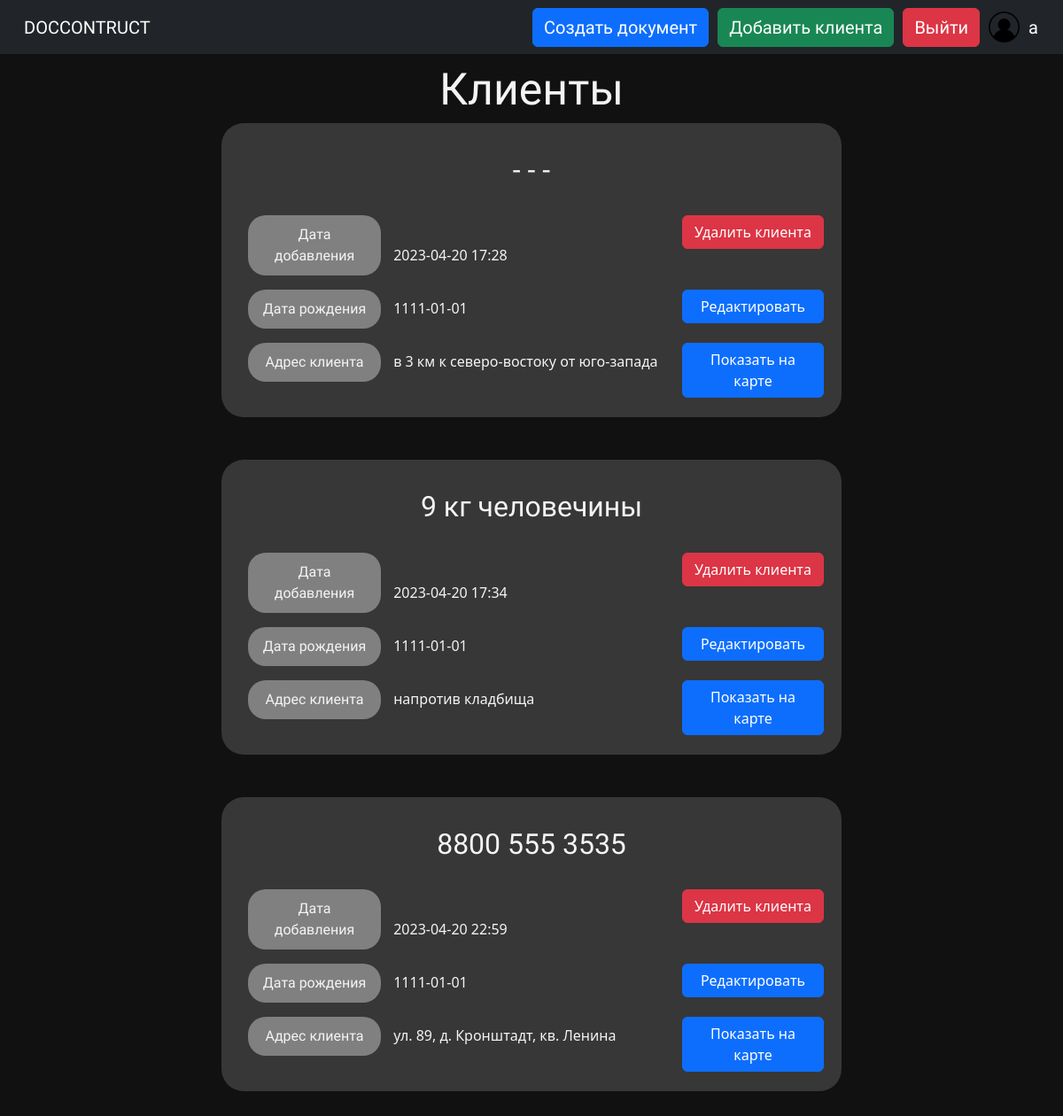
The page /clients (signed in) on the database its author committed.
### data/user.py (models this page shows, shortened)
class User(SqlAlchemyBase, UserMixin):
    __tablename__ = "users"
    id = sqlalchemy.Column(sqlalchemy.Integer, primary_key=True, autoincrement=True)
    name = sqlalchemy.Column(sqlalchemy.String, nullable=True)
    email = sqlalchemy.Column(sqlalchemy.String, index=True, unique=True, nullable=True)
    hashed_password = sqlalchemy.Column(sqlalchemy.String, nullable=True)
    created_date = sqlalchemy.Column(sqlalchemy.DateTime, default=datetime.datetime.now)
    clients = orm.relationship("Client", back_populates="user")

### data/client.py (models this page shows, shortened)
class Client(SqlAlchemyBase):
    __tablename__ = "clients"
    id = sqlalchemy.Column(sqlalchemy.Integer, primary_key=True, autoincrement=True)
    surname = sqlalchemy.Column(sqlalchemy.String, nullable=True)
    name = sqlalchemy.Column(sqlalchemy.String, nullable=True)
    patronymic = sqlalchemy.Column(sqlalchemy.String, nullable=True)
    address = sqlalchemy.Column(sqlalchemy.String, nullable=True)
    birth_date = sqlalchemy.Column(sqlalchemy.DateTime, nullable=True)
    created_date = sqlalchemy.Column(sqlalchemy.DateTime, default=datetime.datetime.now)
    user_id = sqlalchemy.Column(sqlalchemy.Integer, sqlalchemy.ForeignKey("users.id"))
    user = orm.relationship("User")

### main.py (the view)
@app.route("/clients", methods=["GET", "POST"])
@login_required
def clients():
    if request.method == "POST":
        return redirect(f"""/new_document/{request.form.get("document_id")}/{request.form.get("client_id")}""")
    new_session = db_session.create_session()
    user_clients = new_session.query(Client).filter((Client.user == current_user))
    return render_template("clients.html", title="Клиенты", clients=user_clients, user=current_user)

### data/db_session.py (called while the page is built)
def create_session() -> Session:
    global __factory
    return __factory()

### main.py (called while the page is built)
@login_manager.user_loader
def load_user(user_id):
    new_session = db_session.create_session()
    return new_session.query(User).get(user_id)

### templates/clients.html
{% extends "header.html" %}
{% block head %}
<link rel="stylesheet" type="text/css" href="{{ url_for('static', filename='css/clients.css') }}">
{% endblock %}
{% block content %}
<h1 style="
text-align: center;
font-family: 'Oswald', sans-serif !important;
font-size: 50px;
margin-top: 10px">Клиенты</h1>
{% for client in clients %}
<div class="client-info">
    <br>
    <h2 style="text-align: center; margin-top: 10px; font-family: 'Oswald', sans-serif !important;">
        {{ client.surname }} {{ client.name }} {{ client.patronymic }}
    </h2>
    <br>
        <div><p class="text">Дата добавления</p> {{ client.created_date.strftime('%Y-%m-%d %H:%M') }} <a style='float: right; margin-right: 20px; width: 160px' class="btn btn-danger" href="/remove_client/{{ client.id }}">Удалить клиента</a></div>
        <div><p class="text">Дата рождения</p> {{ client.birth_date.strftime('%Y-%m-%d') }} <a class="btn btn-primary" style='float: right; margin-right: 20px; width: 160px' href="/edit_client/{{ client.id }}">Редактировать</a></div>
        <div><p class="text">Адрес клиента</p> {{ client.address }} <a class="btn btn-primary" style='float: right; margin-right: 20px; width: 160px' href="/edit_client/{{ client.id }}">Показать на карте</a></div>
    <br>
</div>
<br>
<br>
{% endfor %}
{% endblock %}

### templates/header.html (shortened to what this page needs)
<!doctype html>
<html lang="en">
<head>
    <link href="https://cdn.jsdelivr.net/npm/bootstrap@5.3.0-alpha1/dist/css/bootstrap.min.css" rel="stylesheet">
    <link rel="stylesheet" type="text/css" href="{{ url_for('static',filename='css/header.css') }}">
    {% block head %}
    {% endblock %}
</head>
<body>
<header>
    <nav class="navbar navbar-dark bg-dark">
        <div class="container-fluid">
            <a class="navbar-brand" href="/" style="align: center; margin-left: 15px">
            DOCCONTRUCT
            </a>
            {% if user.is_authenticated %}
            <a class="btn btn-primary ms-auto" type="button" style="margin-right: 10px; font-family: 'Oswald', sans-serif !important; font-size: 20px;" href="/create_document">Создать документ</a>
            <a class="btn btn-success" type="button" style="margin-right: 10px; font-family: 'Oswald', sans-serif !important; font-size: 20px;" href="/add_client">Добавить клиента</a>
            <a class="btn btn-danger" type="button" style="margin-right: 10px; font-family: 'Oswald', sans-serif !important; font-size: 20px;" href="/logout">Выйти</a>
            {% endif %}
            <a class="navbar-brand" href="/clients">
              <img src="{{ url_for('static',filename='img/user-icon.png') }}" alt="User">
              <span>{{ current_user.name }}</span>
            </a>
        </div>
    </nav>
</header>
<main role="main" class="container">
    {% block content %}{% endblock %}
</main>
</body>
</html>

### static/css/header.css (style rules this page uses)
body { background: #111; color: #f4f4f4; }
.navbar-brand { display: flex; align-items: center; justify-content: center; height: 100%; font-family: 'Oswald', sans-serif !important; font-size: 20px; }
.navbar-brand img { margin-right: 10px; width: 35px; height: 35px; }
.navbar-brand span { display: inline-block; }

### static/css/clients.css (style rules this page uses)
.client-info { background-color: #373737; border-radius: 25px; max-width: 700px; background-position: center; margin: 0 auto; }
.text { background-color: gray; border-radius: 20px; text-align: center; margin-right: 10px; margin-left: 30px; display:inline-block; width: 150px; padding: 10px; font-family: 'Oswald', sans-serif !important; }

### rows shown on the page
User: name "a"
Client: surname "-", name "-", patronymic "-", created_date "2023-04-20 17:28", {{ client.id }} 1 (drawn), birth_date "1111-01-01", address "в 3 км к северо-востоку от юго-запада"
Client: surname "9", name "кг", patronymic "человечины", created_date "2023-04-20 17:34", birth_date "1111-01-01", address "напротив кладбища"
Client: surname "8800", name "555", patronymic "3535", created_date "2023-04-20 22:59", birth_date "1111-01-01", address "ул. 89, д. Кронштадт, кв. Ленина"
